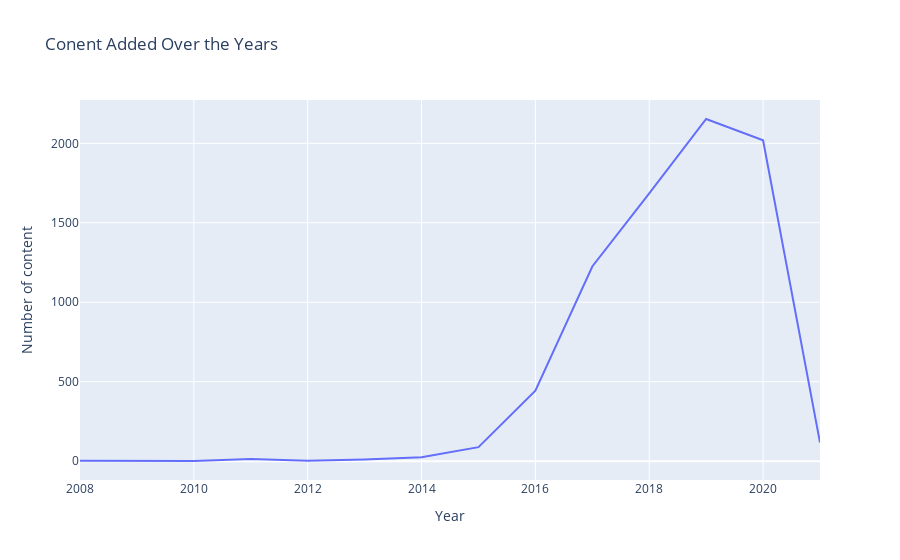

Notebook cell for this chart:
### Code cell
data_dict3 = {'year': df.groupby('year').size().index,
             'n_content': df.groupby('year').size().values}

df_3 = pd.DataFrame(data=data_dict3, columns=['year', 'n_content'])

fig = px.line(df_3, x="year", y="n_content",
              title='Conent Added Over the Years',
              )

fig.update_layout(xaxis_title="Year",
                  yaxis_title="Number of content")
fig.show()

### Figure 1 — Plotly figure (JSON) as saved in the notebook; plotly's stock layout.template omitted (floating-point values rounded to 4 significant figures)
{"data": [{"hovertemplate": "year=%{x}<br>n_content=%{y}<extra></extra>", "legendgroup": "", "line": {"color": "#636efa", "dash": "solid"}, "marker": {"symbol": "circle"}, "mode": "lines", "name": "", "orientation": "v", "showlegend": false, "type": "scatter", "x": [2008, 2009, 2010, 2011, 2012, 2013, 2014, 2015, 2016, 2017, 2018, 2019, 2020, 2021], "xaxis": "x", "y": [2, 2, 1, 13, 3, 11, 25, 88, 443, 1225, 1685, 2153, 2019, 117], "yaxis": "y"}], "layout": {"legend": {"tracegroupgap": 0}, "title": {"text": "Conent Added Over the Years"}, "xaxis": {"anchor": "y", "domain": [0, 1], "title": {"text": "Year"}}, "yaxis": {"anchor": "x", "domain": [0, 1], "title": {"text": "Number of content"}}}}
